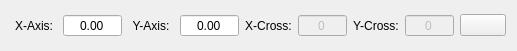
<?xml version="1.0" encoding="UTF-8"?>
<ui version="4.0">
 <class>Form</class>
 <widget class="QWidget" name="Form">
  <property name="geometry">
   <rect>
    <x>0</x>
    <y>0</y>
    <width>517</width>
    <height>51</height>
   </rect>
  </property>
  <property name="windowTitle">
   <string>Form</string>
  </property>
  <layout class="QHBoxLayout" name="horizontalLayout">
   <item>
    <widget class="QLabel" name="label">
     <property name="text">
      <string>X-Axis:</string>
     </property>
     <property name="alignment">
      <set>Qt::AlignCenter</set>
     </property>
    </widget>
   </item>
   <item>
    <widget class="QDoubleSpinBox" name="x_world_spinbox">
     <property name="alignment">
      <set>Qt::AlignCenter</set>
     </property>
     <property name="buttonSymbols">
      <enum>QAbstractSpinBox::NoButtons</enum>
     </property>
     <property name="minimum">
      <double>-1000.000000000000000</double>
     </property>
     <property name="maximum">
      <double>1000.000000000000000</double>
     </property>
    </widget>
   </item>
   <item>
    <widget class="QLabel" name="label_2">
     <property name="text">
      <string>Y-Axis:</string>
     </property>
     <property name="alignment">
      <set>Qt::AlignCenter</set>
     </property>
    </widget>
   </item>
   <item>
    <widget class="QDoubleSpinBox" name="y_world_spinbox">
     <property name="alignment">
      <set>Qt::AlignCenter</set>
     </property>
     <property name="buttonSymbols">
      <enum>QAbstractSpinBox::NoButtons</enum>
     </property>
     <property name="minimum">
      <double>-1000.000000000000000</double>
     </property>
     <property name="maximum">
      <double>1000.000000000000000</double>
     </property>
    </widget>
   </item>
   <item>
    <widget class="QLabel" name="label_3">
     <property name="text">
      <string>X-Cross:</string>
     </property>
     <property name="alignment">
      <set>Qt::AlignCenter</set>
     </property>
    </widget>
   </item>
   <item>
    <widget class="QSpinBox" name="x_cross_spinbox">
     <property name="enabled">
      <bool>false</bool>
     </property>
     <property name="alignment">
      <set>Qt::AlignCenter</set>
     </property>
     <property name="buttonSymbols">
      <enum>QAbstractSpinBox::NoButtons</enum>
     </property>
     <property name="minimum">
      <number>-10000</number>
     </property>
     <property name="maximum">
      <number>10000</number>
     </property>
    </widget>
   </item>
   <item>
    <widget class="QLabel" name="label_4">
     <property name="text">
      <string>Y-Cross:</string>
     </property>
     <property name="alignment">
      <set>Qt::AlignCenter</set>
     </property>
    </widget>
   </item>
   <item>
    <widget class="QSpinBox" name="y_cross_spinbox">
     <property name="enabled">
      <bool>false</bool>
     </property>
     <property name="alignment">
      <set>Qt::AlignCenter</set>
     </property>
     <property name="buttonSymbols">
      <enum>QAbstractSpinBox::NoButtons</enum>
     </property>
     <property name="minimum">
      <number>-10000</number>
     </property>
     <property name="maximum">
      <number>10000</number>
     </property>
    </widget>
   </item>
   <item>
    <widget class="QPushButton" name="delete_button">
     <property name="text">
      <string/>
     </property>
     <property name="icon">
      <iconset>
       <normaloff>resources/trash.png</normaloff>resources/trash.png</iconset>
     </property>
     <property name="iconSize">
      <size>
       <width>25</width>
       <height>25</height>
      </size>
     </property>
    </widget>
   </item>
  </layout>
 </widget>
 <resources/>
 <connections/>
</ui>
